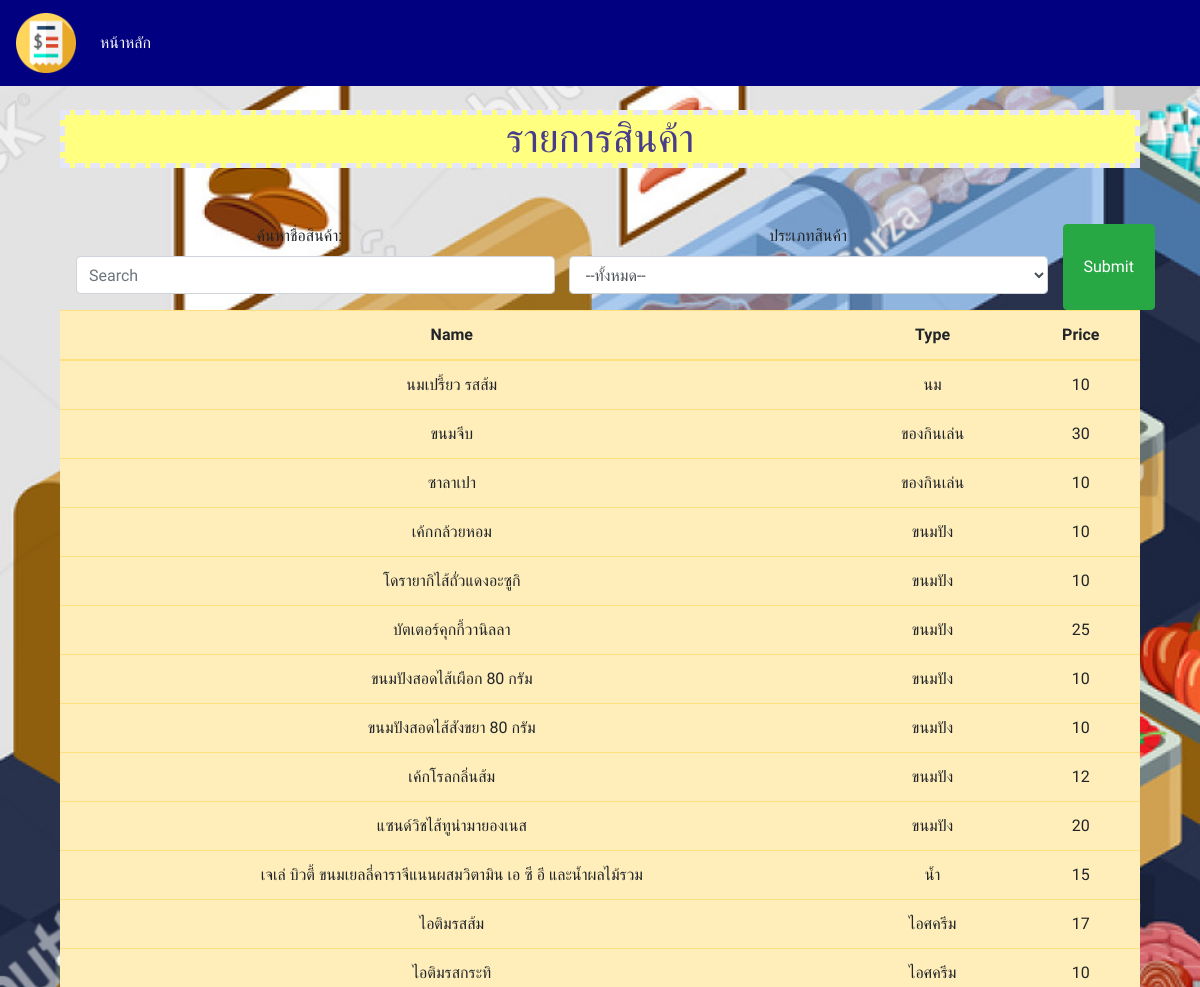
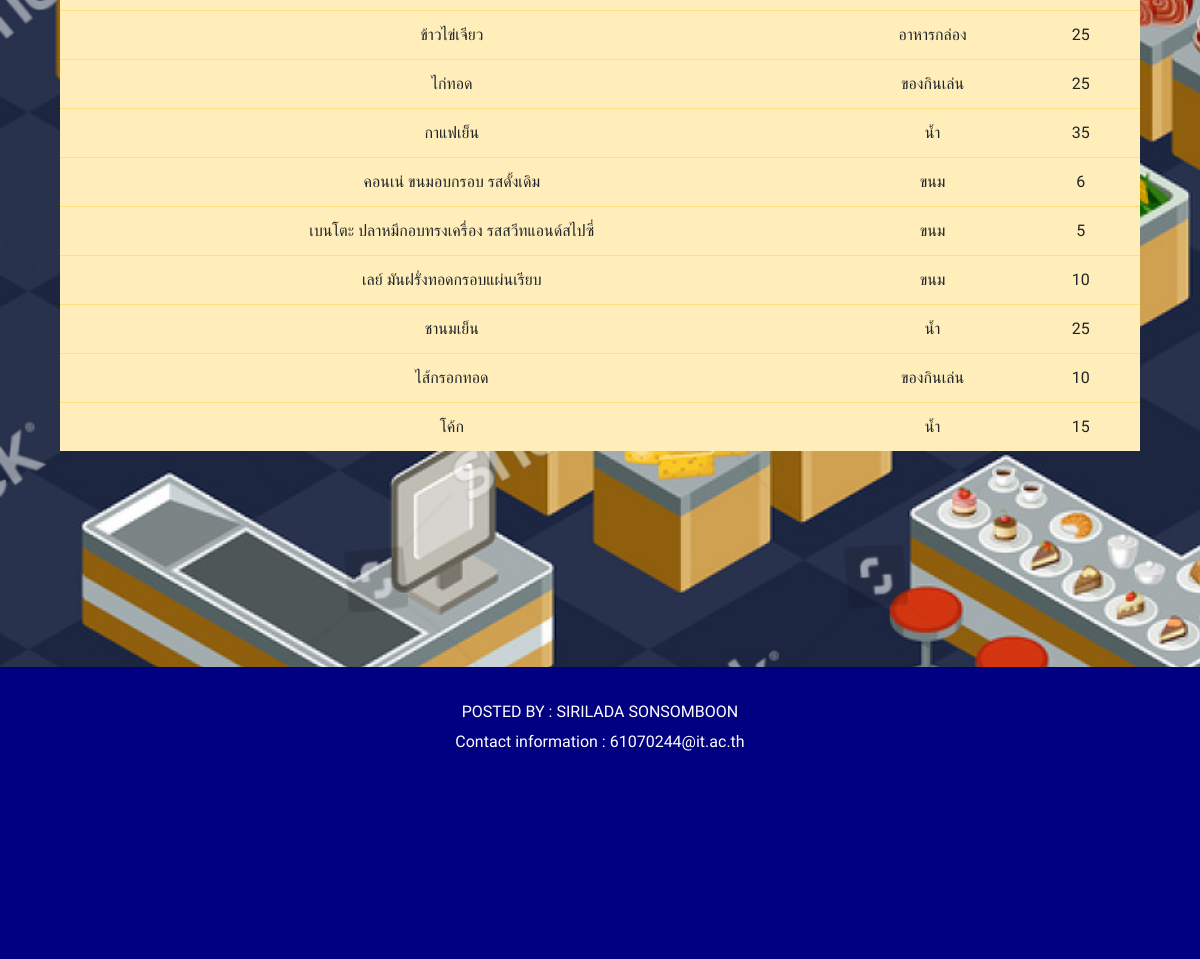
The app's page /index/ with its own data (2 pictures, top to bottom).
### management/models.py (models this page shows, shortened)
class Product(models.Model):
    types = models.ForeignKey(Type, on_delete=models.PROTECT)
    name = models.CharField(max_length=120)
    description = models.TextField(null=True, blank=True)
    price = models.IntegerField()

class Type(models.Model):
    name = models.CharField(max_length=50)
    description = models.TextField(null=True, blank=True)

### management/views.py (the view)
# urls.py: path('index/', views.index, name='index'),
def index(request):
    typess = Type.objects.all()
    search_txt = request.GET.get('inputSearch', '')
    print(search_txt)
    semester = request.GET.get('semester', '')
    object_list = Product.objects.filter(
        name__icontains=search_txt
    )
    if semester:
        object_list = object_list.filter(types=semester)
    total = 0
    count = 0
    try:
        cart = Order.objects.get(total_price=0) #สร้าง0มาก่อนถึงเวลาเรียกใช้ก็จะเซฟเวลาทับให้เลย
    except:
        cart = Order(total_price=0)
        cart.save()
    if cart:
        list_order = Order_Product.objects.filter(order_id_id=cart.id)
        for i in list_order:
            total += i.product_id.price
            count += i.amount
        if request.method == 'POST':
            cart.total_price= total
            cart.save()
    else:
        list_order = Order_Product.objects.latest('id')
    return render(request, 'management/index.html', context={
        'search_txt': search_txt,
        'semester': semester,
        'object_list': object_list,
        'typess' : typess,
        'list_order' : list_order,
        'total' : total,
        'count' : count
    })

### management/templates/management/index.html (shortened to what this page needs)
{% extends "base.html" %}
{% load static %}
{% block content %}
    <div class="container">
       {% if user.is_authenticated %}<h1>บันทึกข้อมูลการขาย</h1> {% else %}<h1>รายการสินค้า</h1>{% endif%}
        <br/>
        <br/>
  <div class="row">
        <form class="form-inline " method="GET" action="{% url 'index' %}">
            <div class="form-group col-sm">
                <label for="inputSearch">ค้นหาชื่อสินค้า:</label>
                <input type="text" class="form-control ml-3" id="inputSearch"
                    name="inputSearch" placeholder="Search" value="{{search_txt}}">
            </div>
             <div class="form-group col-sm">
                <label for="semester">ประเภทสินค้า</label>
                <select class="form-control" id="semester" name="semester">
                    <option value="">--ทั้งหมด--</option>
                </select>
            </div>
                <button type="submit" class="btn btn-success col-sm-1">Submit</button>
        </form>
        <br> <br>
</div></div>
  <div class="container">
        <table class="table table  table-hover table-warning">
            <thead>
                <tr>
                    <th scope="col">Name</th>
                    <th scope="col">Type</th>
                    <th scope="col">Price</th>
                </tr>
            </thead>
            <tbody>
               {% for pd in object_list %}
                <tr>
                    <td>{{ pd.name }} </td>
                    <td>{{ pd.types.name }}</td>
                    <td>{{ pd.price }}</td>
                </tr>
                {% endfor %}
            </tbody>
        </table>
     </div>
</div>
<br><br><br><br><br><br><br><br><br><br><br><br><br><br><br><br><br><br>
{% endblock %}

### records on screen
Product: name "นมเปรี้ยว รสส้ม", types.name "นม", price "10"
Product: name "ขนมจีบ", types.name "ของกินเล่น", price "30"
Product: name "ซาลาเปา", types.name "ของกินเล่น", price "10"
Product: name "เค้กกล้วยหอม", types.name "ขนมปัง", price "10"
Product: name "โดรายากิไส้ถั่วแดงอะซูกิ", types.name "ขนมปัง", price "10"
Product: name "บัตเตอร์คุกกี้วานิลลา", types.name "ขนมปัง", price "25"
Product: name "ขนมปังสอดไส้เผือก 80 กรัม", types.name "ขนมปัง", price "10"
Product: name "ขนมปังสอดไส้สังขยา 80 กรัม", types.name "ขนมปัง", price "10"
Product: name "เค้กโรลกลิ่นส้ม", types.name "ขนมปัง", price "12"
Product: name "แซนด์วิชไส้ทูน่ามายองเนส", types.name "ขนมปัง", price "20"
Product: name "เจเล่ บิวตี้ ขนมเยลลี่คาราจีแนนผสมวิตามิน เอ ซี อี และน้ำผลไม้รวม", types.name "น้ำ", price "15"
Product: name "ไอติมรสส้ม", types.name "ไอศครีม", price "17"
Product: name "ไอติมรสกระทิ", types.name "ไอศครีม", price "10"
Product: name "ข้าวไข่เจียว", types.name "อาหารกล่อง", price "25"
Product: name "ไก่ทอด", types.name "ของกินเล่น", price "25"
Product: name "กาแฟเย็น", types.name "น้ำ", price "35"
Product: name "คอนเน่ ขนมอบกรอบ รสดั้งเดิม", types.name "ขนม", price "6"
Product: name "เบนโตะ ปลาหมึกอบทรงเครื่อง รสสวีทแอนด์สไปซี่", types.name "ขนม", price "5"
Product: name "เลย์ มันฝรั่งทอดกรอบแผ่นเรียบ", types.name "ขนม", price "10"
Product: name "ชานมเย็น", types.name "น้ำ", price "25"
Product: name "ไส้กรอกทอด", types.name "ของกินเล่น", price "10"
Product: name "โค้ก", types.name "น้ำ", price "15"
